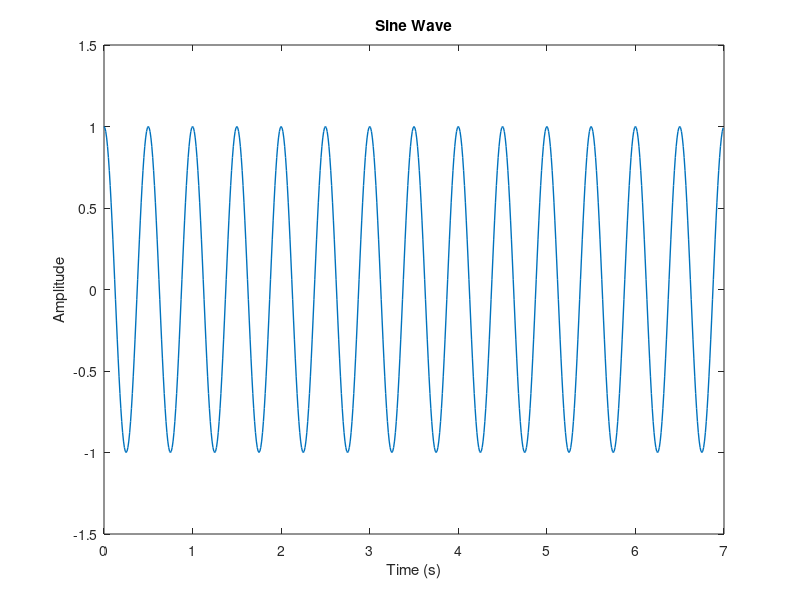

Write the MATLAB code that produced this figure. (Note: this script raises an error after producing the figure.)
%%
% <latex>
% \title{BE 521: Homework 3 Questions\\{\normalsize Feature extraction} \\{\normalsize Spring 2021}}
% \author{68 points}
% \date{Due: Tuesday, 2/16/2021 10pm}
% \maketitle
% \textbf{Objective:} Extract features from data and build a simple detector
% </latex>

%% 
% <latex>
% \begin{center}
% \author{Jal Mahendra Panchal \\
%   \normalsize Collaborators: COLLABORATORS HERE \\}
% \end{center}
% </latex>

%%
% <latex> 
% \section{Features and Simulations (39 pts)} As you learned
% in class, features are the backbone of almost all detection
% strategies, from seizures in EEG to faces in images. Features are
% usually defined in journal articles as an equation or set of
% equations, and the task for the reader---if she wants to use that
% feature---is to implement that feature in code. In this section, you
% will explore and implement some features commonly used in EEG
% analysis and test them on simulated time-series data.
% \begin{enumerate}
%  \item Consider the following toy signal: 7 seconds of a 2 Hz sine
%  wave with a quarter period phase-shift, sampled at 100 Hz
%   \begin{enumerate}
%    \item Plot the signal. (2 pts)
% </latex>

%%
% <latex> 
% \\ Answer : \\
% </latex>

%%
% Signal characteristics : 
duration_s = 7;
signal_frequency_hz = 2;
sampling_frequency_hz = 100;
theta_rad =  pi/2;
t = 0: 1/sampling_frequency_hz : duration_s-1/sampling_frequency_hz;

sine_wave = sin(2*pi*signal_frequency_hz*t + theta_rad);

%%
% Plot
plot(t, sine_wave, 'Linewidth', 1);
title('Sine Wave')
xlabel('Time (s)')
ylabel('Amplitude')
ylim ([-1.5,1.5])

%%
% <latex>
% \item Using the Matlab functions for the difference, sum, and
%   absolute value of the elements in a vector (look them up if you
%   don't know them), create an anonymous function for the
%    line-length feature
% 	$ LL(\mathbf{x}) = \sum_{i=2}^{n} |x_i - x_{i-1}| $ in one line of
% 	Matlab code that uses no loops (i.e., the outputs of one function
% 	will be the inputs of another). Your function should look
% 	something like \begin{lstlisting}
% 	  LLFn = @(x) XXXXXX;
% 	\end{lstlisting}
% 	where \texttt{XXXXX} represents some use of the aformentioned functions and the input signal \texttt{x}. (4 pts)
% </latex>


%%
% <latex> 
% \\ Answer : \\
% </latex>

%% Line Length function
% We will define an anonymous funtionn to calculate line length
LLFn = @(x) sum(abs(diff(x)));

%%
% <latex>
%    \item What is the line length of this signal? (2 pts)
%   \end{enumerate}
% </latex>

%%
% <latex> 
% \\ Answer : \\
% </latex>


%%
%Calling the LLFn function
line_length = LLFn(sine_wave)

%%
% <latex> 
% The line length of the sine wave is 55.9921 units.
% </latex>

%%
% <latex>
%  \item Consider line length of the signal using a sliding window
%  with a certain amount of window overlap (or, to think of it another
%  way, displacement with each ``slide''). Now, instead of having just
%  one value for the line length, you will have a number of values.
%   \begin{enumerate}
% 	\item Given a signal \texttt{x} with sampling frequency
% 	\texttt{fs} and windows of length \texttt{winLen} and displacement
% 	\texttt{winDisp} (both in seconds), create an anonymous function
% 	called \texttt{NumWins} that calculates the number of possible
% 	(full) windows in your signal of length \texttt{xLen} (in
% 	samples), i.e., \begin{lstlisting}
% 	  NumWins = @(xLen, fs, winLen, winDisp) XXXXXX;
% 	\end{lstlisting} where \texttt{XXXXXX} is the single-line
% 	expression for this value. You may assume that \texttt{winDisp} is
% 	a factor of both \texttt{winLen} (as it usually is/should be)
% 	and the length (in seconds) of \texttt{x}. (4 pts) 
% </latex>

%%
% <latex> 
% \\ Answer : \\
% </latex>

%% Number of windows function
%The number of windows can be found using the following function
NumWins = @(xLen, fs, winLen, winDisp) floor((xLen-(winLen-winDisp))/(winDisp));

%%
% <latex>
%   \item Use this
% 	function to calculate the number of windows for the signal
% 	described in Question 1.1 for a 400 ms window with 200 ms
% 	displacement, i.e., the expression \begin{lstlisting}
% 	  NumWins(length(x), fs, winLen, winDisp)
% 	\end{lstlisting} 
% 	where \texttt{fs}, \texttt{winLen}, and \texttt{winDisp} are the appropriate values. (1 pt)
% </latex>

%%
% <latex> 
% \\ Answer : \\
% </latex>

%%
duration_ms = 7000;
win_len_ms = 400;
win_disp_ms = 200;
NumberOfWindows_2_1 = NumWins(duration_ms, sampling_frequency_hz, win_len_ms, win_disp_ms)

%%
% <latex> 
% The number of windows of length 400ms and displacement 200ms in a 7s signal are 34;
% </latex>


%%
% <latex>
% 	\item Repeat the above calculation for 50 ms window displacement. (1 pt)
% </latex>

%%
% <latex> 
% \\ Answer : \\
% </latex>

%%
duration_ms = 7000;
win_len_ms = 400;
win_disp_ms = 50;
NumberOfWindows_2_2 = NumWins(duration_ms, sampling_frequency_hz, win_len_ms, win_disp_ms)

%%
% <latex> 
% The number of windows of length 400ms and displacement 50ms in a 7s signal are 133;
% </latex>

%%
% <latex>
% 	\item Repeat the above calculation for 100 ms window displacement. (1 pt)
%   \end{enumerate}
% </latex>

%%
% <latex> 
% \\ Answer : \\
% </latex>

%%
duration_ms = 7000;
win_len_ms = 400;
win_disp_ms = 100;
NumberOfWindows_2_3 = NumWins(duration_ms, sampling_frequency_hz, win_len_ms, win_disp_ms)

%%
% <latex> 
% The number of windows of length 400ms and displacement 100ms in a 7s signal are 67;
% </latex>

%%
% <latex> 
%   \item 
%   \begin{enumerate}
%    \item Create a function (in another file) called
%    \texttt{MovingWinFeats(x, fs, winLen, winDisp, featFn)} that
%    returns a vector of the values of the feature on the signal
%    \texttt{x} in all the possible windows, where \texttt{featFn} is
%    a feature function like the one you wrote in Question 1.1.b. You
%    may find it useful to use your \texttt{NumWins} function (or at
%    least its expression). You may assume that the product of
%    \texttt{winDisp} and the sampling rate \texttt{fs} is an integer.
%    (6 pts) \\
% </latex>

%%
% <latex>
% Make sure your MovingWinFeats code is in your pdf. One way is to use the following Matlab code (in your script) to automatically
% load in the function's code (where we assume that the function is
% one directory up from the *.tex file). Windows users may need to
% change the forward-slash to a backslash. 
% </latex>

%   <latex>
%   \lstinputlisting{[path to] MovingWinFeats.m}
%   </latex>

%%
% <latex> 
% \\ Answer : \\
% \lstinputlisting{MovingWinFeats.m}
% </latex>


%%
% <latex>
%    \item Using the signal you defined in Question 1.1 and the function you created in Question 1.1.b, calculate the line-length over windows of length 400 ms and displacement 200 ms. (2 pts)
% </latex>

%%
% <latex> 
% \\ Answer : \\
% </latex>

%%
x = sine_wave;
fs = sampling_frequency_hz;
winLen = 400 ; %in ms
winDisp = 200; %in ms
line_length_windows = MovingWinFeats(x, fs, winLen, winDisp, LLFn);

%%
%Plotting linelength for each window
plot(line_length_windows)
title('Line Length for 400 ms winLen, 200 winDisp')
xlabel('window index')
ylabel('line length amplitude')
%%
% <latex>
%    \item Add a unit-amplitude 10 Hz signal (in the form of a sine wave) to your original signal and again calculate the line length over the same window and displacement. (2 pts)
%   \end{enumerate}
% </latex>

%%
% <latex> 
% \\ Answer : \\
% </latex>

%%


%%
% <latex>
%   \item Code the following 3 additional features in MINIMAL lines of code (hint: each can be implemented in one line using the anonymous function trick).
%   \begin{enumerate}
%    \item Area, $\displaystyle A(\mathbf{x}) = \sum_{i=1}^{n} |x_i| $ \quad (2 pts)
% </latex>

%%
% <latex>
%    \item Energy, $\displaystyle E(\mathbf{x}) = \sum_{i=1}^{n} x_i^2 $ \quad (2 pts)
% </latex>

%%
% <latex>
%    \item Zero-Crossings around mean,\\ $\displaystyle ZX(\mathbf{x}) = \sum_{i=2}^{n} \mathbf{1}(\mathbf{FromAbove}) \;\mbox{OR}\; \mathbf{1}(\mathbf{FromBelow})$, 
%        where $\mathbf{1}(\cdot)$ denotes the indicator function, which returns a zero if its argument is false and a one if it is true, 
%        $\mathbf{FromAbove}$ denotes $(x_{i-1} - \overline{x} > 0) \;\mbox{AND}\; (x_i - \overline{x} < 0)$, 
%        $\mathbf{FromBelow}$ denotes $(x_{i-1} - \overline{x} < 0) \;\mbox{AND}\; (x_i - \overline{x} > 0)$,
%        and $\overline{x}$ is the mean value of the elements in $x$. (4 pts)
% </latex>

%%
% <latex>
%    \item Plot the values of the four features on the combined signal in the first four cells of a 3x2 matlab subplot.
%    Use a 400 ms window with 100 ms displacement. Using the right-aligned convention (where the
%    ``official'' time of the feature is that of the last data point
%    in the window), give the appropriate time axis for each window
%    point. In addition, plot the original signal with the 2Hz and 10Hz
%    components in the last two cells of the 3x2 subplot (to make
%    comparing down the column easy). Ensure that the time axis in all
%    of your plots is the same. (6 pts)
% </latex>

%%
% <latex>
%   \end{enumerate}
% \end{enumerate}  
% \section{Feature Overlays (17 pts)}
% In this section, you will use a line-length feature overlay on a segment of EEG containing a seizure. This data is stored in \texttt{I521\_A0003\_D001} 
% \begin{enumerate}
%  \item What is the length using hours:minutes:seconds:milliseconds of the recording? (Use getDuration) (2 pts)
% </latex>

%%
% <latex>
%  \item How many data points should we discard at the end if we want to clip the recording to the last full second? Do this clipping. (1 pt)
% </latex>

%%
% <latex>
%  \item If we want to overlay a feature trace on the original signal, we have to interpolate that feature (which has been calculated over windows) for each data point of the original signal. One of the simplest methods of doing this is called zero-order interpolation, where we just hold the value constant until we get to the next calculated value. For example, if we had a moving window of 1 second with 1 second displacement, the zero-order interpolated feature vector would have the same value the entire first second, then the same for the entire second second, etc, where each second contains the same number of points as the sampling frequency of the original signal.
%  \begin{enumerate}
%   \item Using the \texttt{repmat} and \texttt{reshape} functions, create an external function \texttt{zoInterp(x, numInterp} that copies each value of \texttt{x} \texttt{numInterp} times. You can implement this function in one line of code with no loops. Include the code for this function as you did in Question 1.3.a. (2 pts)
% </latex>

%%
% <latex>
%   \item Confirm that this function works correctly by expanding the length of the vector \texttt{1:5} by a factor of 5 and plotting with the command
%   \begin{lstlisting}
% 	plot(zoInterp(1:5,5),'-o')
%   \end{lstlisting}
%   where the \texttt{'-o'} option lets us see the individul points as well as the line that connects them. (2 pts)
%  \end{enumerate}
% </latex>

%%
% <latex>
%  \item Using a 5-second sliding window with 1-second displacement,
%  calculate the line length feature over the entire signal. Normalize
%  the line-length feature values to have a maximum twice that of the
%  original EEG signal maximum. Plot the signal in blue and overlay
%  the right-aligned line-length feature in yellow. Note: you will need
%  to pad your
%  signal in order to get them to line up correctly and be the
%  same length. Put the units of your time axis in minutes, and be
%  sure to add a legend in a location in the plot that does not cover
%  up any signal or feature. (6 pts)
% </latex>

%%
% <latex>
%  \item What threshold might you use on the raw line-length feature
%  vector (not the normalized one used for plotting) in order to
%  capture the 17 largest pre-seizure chirps that occur? (1 pt)
% </latex>

%%
% <latex>
%  \item Using this threshold value, in another plot draw red vertical lines at the leading point in time where the threshold is crossed. Add these vertical lines on top of the plot you made in Question 2.4. These events should capture the pre-seizure chirps, the seizure onset, and some flickering during the end of the seizure. (3 pts)
% </latex>

%%
% <latex>
% \end{enumerate}
% \section{Building a Detector (12 pts)}
% In this section, you will use the features you defined previously to build a seizure detector. Use the EEG data in the file \texttt{I521\_A0003\_D002} with channels \texttt{multiSz\_1}, and \texttt{multiSz\_2}.
% \begin{enumerate}
%  \item Plot the signal in \texttt{multiSz\_1} and draw vertical red lines at the times when you think the two seizures begin. (You should be able to do this without the need of any features.) (2 pts)
% </latex>

%%
% <latex>
%  \item Produce feature overlay plots similar to that of Question 2.4 for each of the four features you have implemented along with the red vertical lines at each seizure. Use the same 4-second sliding window with 1 second displacement. (4 pts)
% </latex>

%%
% <latex>
%  \item 
%   \begin{enumerate}
%    \item Based on your plots in the previous question, which of the
%    four features seems to give the largest signal (relative to the
%    background) for when a seizure occurs? Explain why you think this feature is the best. (3 pts)
% </latex>

%%
% <latex>
%    \item What threshold would you use to determine if a seizure is occurring? (1 pt)
% </latex>

%%
% <latex>
%   \end{enumerate}
% </latex>

%%
% <latex>
%  \item The signal in \texttt{multiSz\_2} contains another seizure (whose location should again be fairly obvious). Plot the data along with the feature and threshold (horizontal black line, with correct normalization for the signal in \texttt{data2}) you determined in the previous question. (2 pts)
% </latex>

%%
% <latex>
% \end{enumerate}
% </latex>


